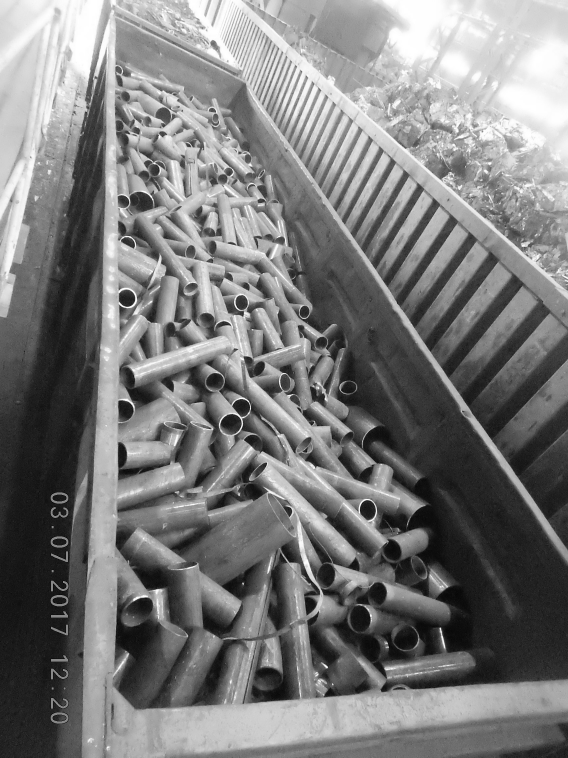
#> input picture Статьи/Support/Новая папка/1.jpg, 1704 x 2272 px, found by its file name (shown at 1/3 size)
$ python image_preprocessing.py
#> lines starting #> are read from the running program, lines starting #| are printed output that depends on the picture; after the words box and inside, x2 and y2 are one past the last pixel; in counts of white or black regions, pixels touching at a corner belong together
import numpy as np
import os
import cv2

"""
внешние функции

get_preprocessing_areas(file_path,  simple_div=False, del_original=False, rescaling=True)
возвращает ndarray, хранящий все вырезанные области фото

save_preprocessing_areas(file_path, dir_to_save=None, simple_div=False, del_original=True)
сохраняет все вырезанные области фото в папке dir_to_save

simple_div: if true -> simple_divide else -> full_preprocessing
del_original: удалить оригинальное фоно или нет
при save_preprocessing_areas

"""


#===============NEW SCRAP FILTER============================

def find_bad_areas(edges_map):

    max_el = edges_map.max()
    min_value = max_el * 0.15

    for i in range(0, edges_map.shape[0]):
        for j in range(0, edges_map.shape[1]):
            if (edges_map[i, j] < min_value):
                edges_map[i , j] = 0

    return edges_map


def new_scrap_filter(file_path):
#> called with file_path = '1.jpg'
    gray = cv2.imread(file_path, cv2.IMREAD_GRAYSCALE)
#> gray is the input picture: shape (2272, 1704); min 0, max 255, mean 122.9
    edges = cv2.Canny(gray, 50, 400, apertureSize=3)
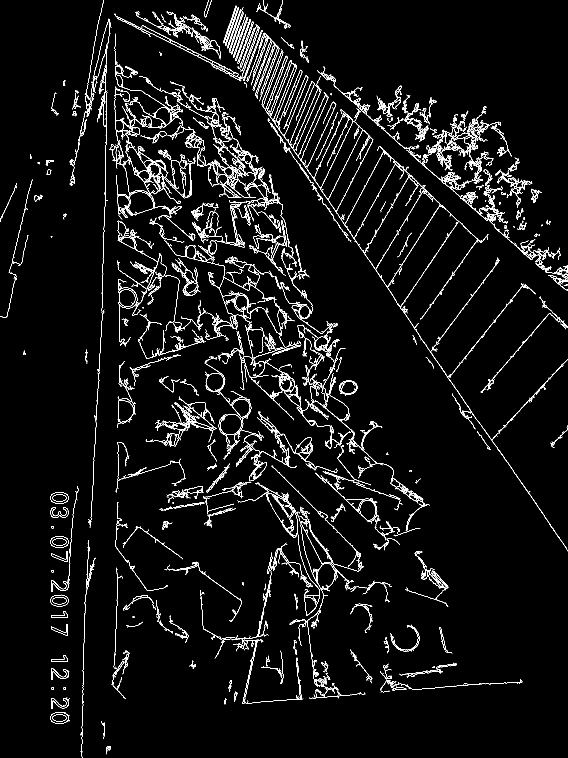
#> edges: shape (2272, 1704) (shown at 1/3 size); 3.4% white in thin lines or dots
    N = 50

    edges_map = []

    for i in range(0, edges.shape[0] - N, N):
        line = []
        for j in range(0, edges.shape[1] - N, N):
            line.append(edges[i:i+N, j:j+N].sum())
        edges_map.append(line)
#> after the loop, edges_map = 45 items

    edges_map = np.array(edges_map)
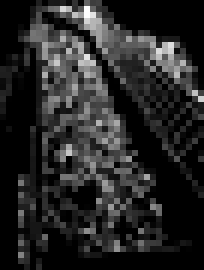
#> edges_map: shape (45, 34) uint64 (shown 6 times larger); min 0, max 144840, mean 21773.5; drawn with min black and max white
    edges_map = find_bad_areas(edges_map)
#> in find_bad_areas, `max_el = edges_map.max()`: max_el = 144840
#> in find_bad_areas, `min_value = max_el * 0.15`: min_value = 21726
#> after the loop in find_bad_areas, `for i in range(0, edges_map.shape[0]):`:
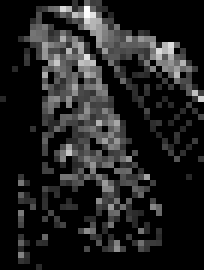
#> edges_map: shape (45, 34) uint64 (shown 6 times larger); min 0, max 144840, mean 19203.3; drawn with min black and max white

    i_img = 0
    for i in range(0, edges_map.shape[0]):
        j_img = 0
        for j in range(0, edges_map.shape[1]):
            if (edges_map[i, j] == 0):
                gray[i_img : i_img + N, j_img : j_img + N] = 0
            j_img += N
        i_img += N
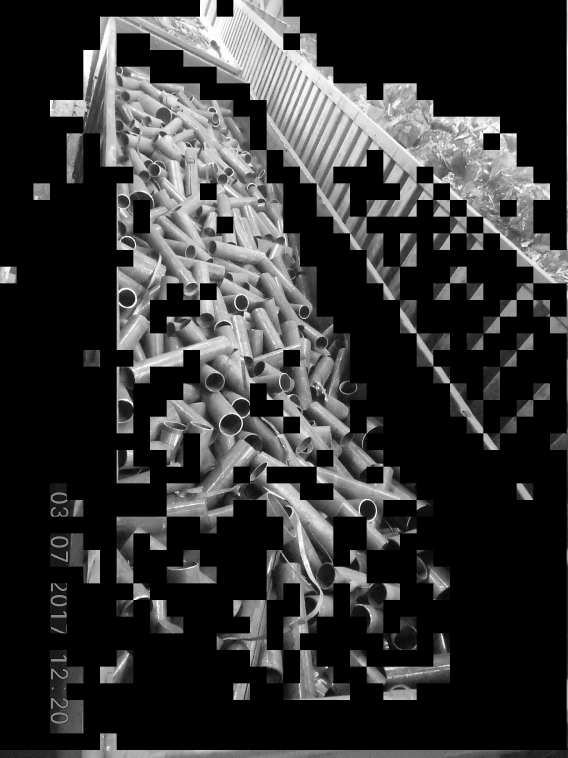
#> gray: shape (2272, 1704) (shown at 1/3 size); min 0, max 255, mean 52.2
#> after the loop, i_img = 2250


    return gray


def divide(img, small_pic_size, file_path, percent_to_save):

#> called with small_pic_size = 300, file_path = '1.jpg', percent_to_save = 0.9
    original_image = cv2.imread(file_path, cv2.IMREAD_GRAYSCALE)

    all_areas = []

    step = int(small_pic_size / 2)

    for i in range(0, img.shape[0], step):
        for j in range(0, img.shape[1], step):
            filtered_area = img[i:i+small_pic_size, j:j+small_pic_size]
            original_area = original_image[i:i+small_pic_size, j:j+small_pic_size]

            #если пустая область
            if filtered_area.shape[0] < small_pic_size or filtered_area.shape[1] < small_pic_size:
                break


            if (filtered_area.sum() / original_area.sum() > percent_to_save):
                all_areas.append(original_area)
#> after the loop, all_areas = 6 items

    return all_areas


# [42 lines left out: functions simple_divide, get_preprocessing_areas, not called in this run]


def save_preprocessing_areas(file_path, dir_to_save=None, simple_div=False, del_original=True):
    file_dir = os.path.dirname(file_path)
    file_name = os.path.basename(file_path)[:-4]

    if simple_div is True:
        areas = simple_divide(file_path, 300)
    else:
        believe_coeff = 0.9 #Коэффициент доверия))
        #areas = divide(old_scrap_filter(file_path), 300, file_path, believe_coeff)
        areas = divide(new_scrap_filter(file_path), 300, file_path, believe_coeff)
#> areas = 6 items

    if dir_to_save is None:
        dir_to_save = file_dir

    for i, area in enumerate(areas):
        small_file_name = os.path.join(dir_to_save, str(i) + "_" + file_name + ".jpg")
        cv2.imwrite(small_file_name, area)
#> this loop made 6 passes
#> pass 1, in save_preprocessing_areas, `cv2.imwrite(small_file_name, area)`:
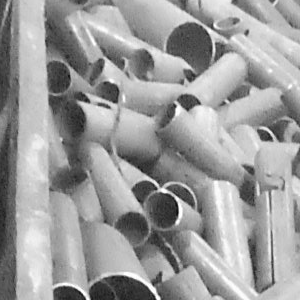
#> saved as 0_1.jpg: shape (300, 300); min 9, max 255, mean 156.4
#> pass 2, in save_preprocessing_areas, `cv2.imwrite(small_file_name, area)`:
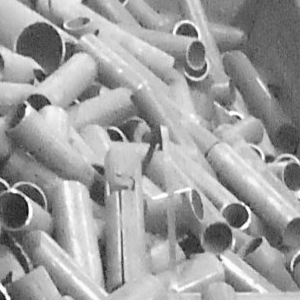
#> saved as 1_1.jpg: shape (300, 300); min 9, max 255, mean 158.8

    if del_original:
        os.remove(file_path)


# [18 lines left out: function run_findimg_bad_areas, not called in this run]
            #new_scrap_filter(pic_path)


if __name__=="__main__":
    # run_findimg_bad_areas()
    file = "1.jpg"
    # [4 lines of commented-out code are left out]
    save_preprocessing_areas(file)

$ run again, with Статьи/Support/Новая папка/2.jpg copied over Статьи/Support/Новая папка/1.jpg
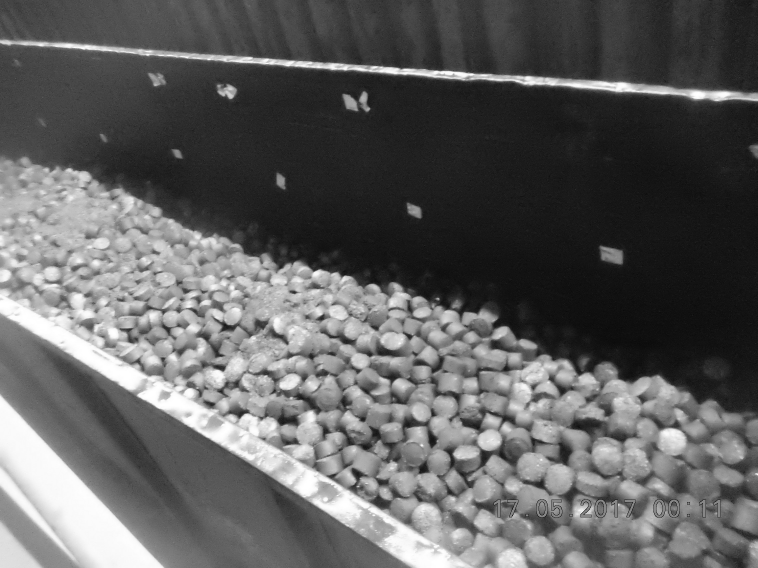
#> input picture Статьи/Support/Новая папка/2.jpg, 2272 x 1704 px, found by its file name (shown at 1/3 size)
#> in new_scrap_filter, gray is the input picture: shape (1704, 2272); min 0, max 255, mean 95.6
#> in new_scrap_filter, `edges = cv2.Canny(gray, 50, 400, apertureSize=3)`:
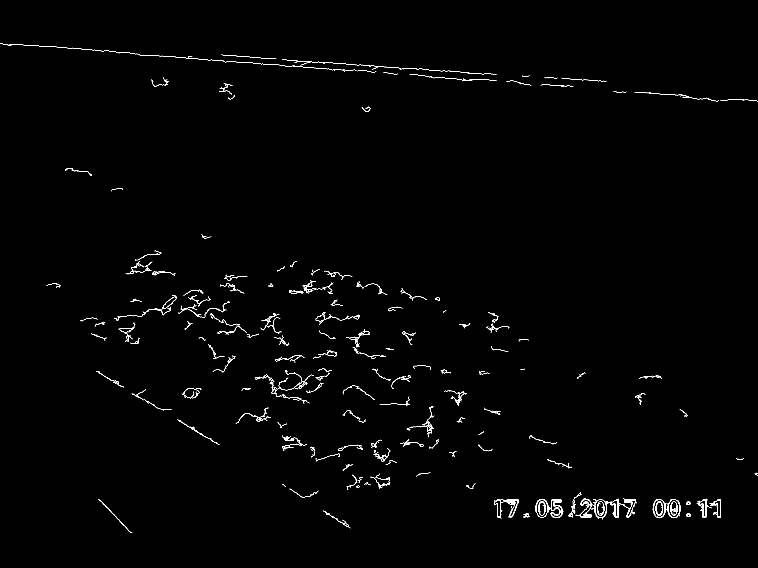
#> edges: shape (1704, 2272) (shown at 1/3 size); 0.62% white in thin lines or dots, all inside (x1, y1, x2, y2) = (0, 129, 2272, 1598)
#> after the loop in new_scrap_filter, `for i in range(0, edges.shape[0] - N, N):`: edges_map = 34 items
#> max_el = 117810
#> min_value = 17671.5
#> after the loop in new_scrap_filter, `for i in range(0, edges_map.shape[0]):`:
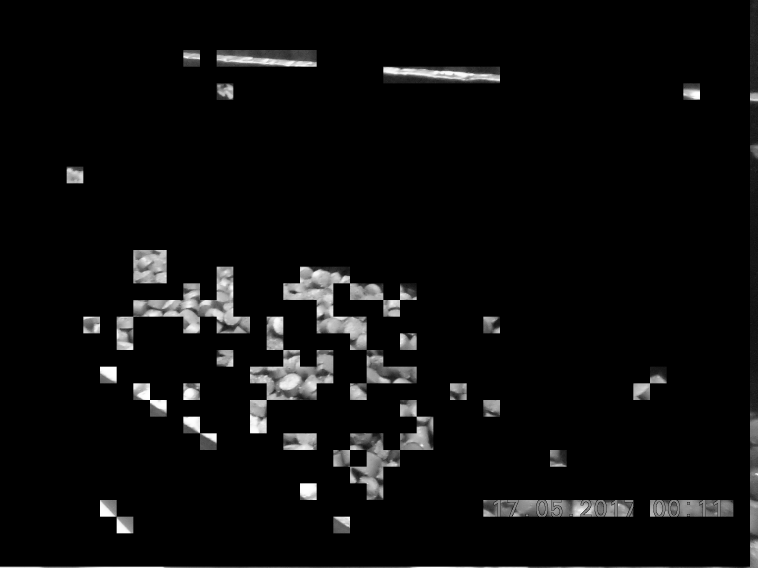
#> gray: shape (1704, 2272) (shown at 1/3 size); min 0, max 255, mean 11.6
#> after the loop in divide, `for i in range(0, img.shape[0], step):`: all_areas = []

$ run again, with Статьи/Support/Новая папка/3.jpg copied over Статьи/Support/Новая папка/1.jpg
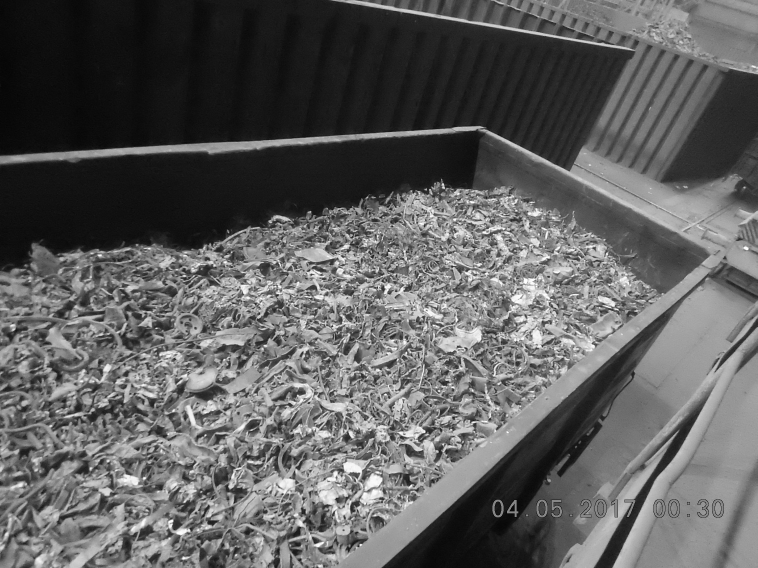
#> input picture Статьи/Support/Новая папка/3.jpg, 2272 x 1704 px, found by its file name (shown at 1/3 size)
#> in new_scrap_filter, gray is the input picture: shape (1704, 2272); min 0, max 255, mean 95.5
#> in new_scrap_filter, `edges = cv2.Canny(gray, 50, 400, apertureSize=3)`:
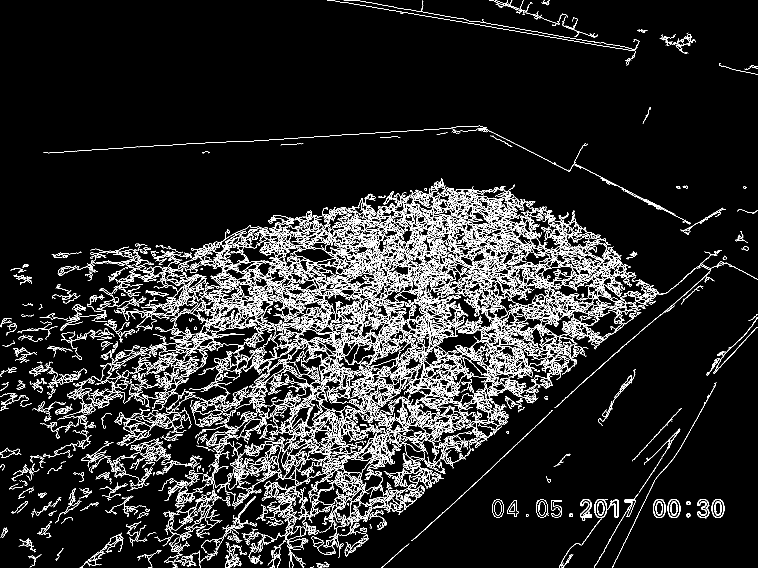
#> edges: shape (1704, 2272) (shown at 1/3 size); 7% white in thin lines or dots
#> after the loop in new_scrap_filter, `for i in range(0, edges.shape[0] - N, N):`: edges_map = 34 items
#> max_el = 186660
#> min_value = 27999
#> after the loop in divide, `for i in range(0, img.shape[0], step):`: all_areas = 40 items
#> the loop in save_preprocessing_areas, `for i, area in enumerate(areas):` made 40 passes
#> pass 2, in save_preprocessing_areas, `cv2.imwrite(small_file_name, area)`:
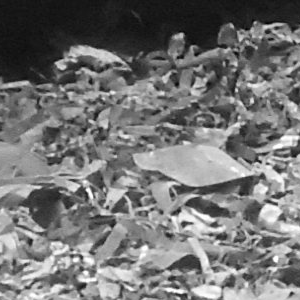
#> saved as 1_1.jpg: shape (300, 300); min 3, max 255, mean 116.6
